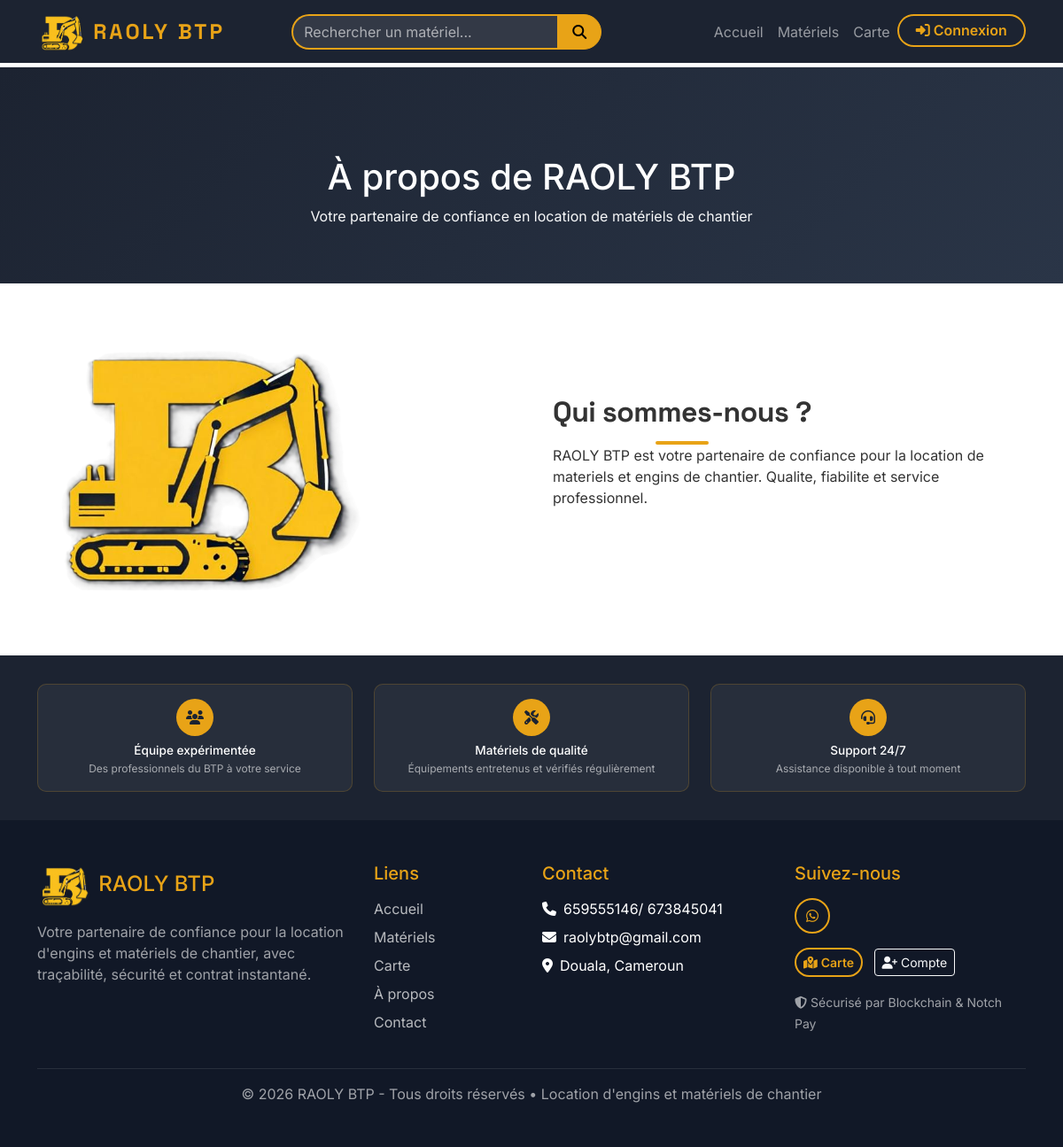
The page /a-propos/ on the database its author committed.
### core/models.py (models this page shows, shortened)
class SiteInfo(models.Model):
    company_name = models.CharField(max_length=200, default='RAOLY BTP')
    slogan = models.CharField(max_length=300, blank=True)
    phone = models.CharField(max_length=20, blank=True)
    email = models.EmailField(blank=True)
    address = models.TextField(blank=True)
    about_text = models.TextField(blank=True)
    facebook = models.URLField(blank=True)
    instagram = models.URLField(blank=True)
    twitter = models.URLField(blank=True)
    whatsapp = models.CharField(max_length=20, blank=True)
    google_verification_filename = models.CharField(
        max_length=120,
        blank=True,
        help_text='Ex. google2c82be27c4a4a6e2.html (tel que fourni par Google).',
    )
    google_verification_file_content = models.CharField(
        max_length=500,
        blank=True,
        help_text='Une seule ligne, identique au fichier téléchargé depuis Google.',
    )
    class Meta:
        verbose_name = "Informations du site"
        verbose_name_plural = "Informations du site"

### core/views.py (the view)
# urls.py: path('a-propos/', views.about, name='about'),
def about(request):
    site_info = SiteInfo.objects.first()
    return render(request, 'core/about.html', {'site_info': site_info})

### accounts/context_processors.py (called while the page is built)
def kyc_rental_gate(request):
    if request.user.is_authenticated:
        return {
            'user_can_rent': user_can_rent(request.user),
            'user_kyc_status': getattr(request.user, 'kyc_status', ''),
        }
    return {'user_can_rent': False, 'user_kyc_status': ''}

### core/context_processors.py (called while the page is built)
def site_info(request):
    info = SiteInfo.objects.first()
    cart_count = 0
    unread_notifications = 0
    if request.user.is_authenticated:
        from cart.models import CartItem
        cart_count = CartItem.objects.filter(user=request.user).count()
        from accounts.models import Notification
        unread_notifications = Notification.objects.filter(user=request.user, is_read=False).count()
    return {
        'site_info': info,
        'cart_count': cart_count,
        'unread_notifications': unread_notifications,
    }

### templates/core/about.html (shortened to what this page needs)
{% extends 'base.html' %}
{% load static %}
{% block content %}
<div class="page-header py-5">
    <div class="container text-center">
        <h1 class="text-white">À propos de RAOLY BTP</h1>
        <p class="text-light">Votre partenaire de confiance en location de matériels de chantier</p>
    </div>
</div>
<div class="container py-5">
    <div class="row g-5 align-items-center">
        <div class="col-lg-6">
            <img src="{% static 'images/logo.png' %}" alt="RAOLY BTP" class="img-fluid" style="max-height:300px;">
        </div>
        <div class="col-lg-6">
            <h2 class="section-title">Qui sommes-nous ?</h2>
            {% if site_info and site_info.about_text %}
            <p>{{ site_info.about_text }}</p>
            {% endif %}
        </div>
    </div>
</div>
<section class="py-5 features-section mt-4">
    <div class="container">
        <div class="row g-4 text-center">
            <div class="col-md-4">
                <div class="feature-card text-center">
                    <div class="feature-icon"><i class="fas fa-users"></i></div>
                    <h5>Équipe expérimentée</h5>
                    <p>Des professionnels du BTP à votre service</p>
                </div>
            </div>
            <div class="col-md-4">
                <div class="feature-card text-center">
                    <div class="feature-icon"><i class="fas fa-tools"></i></div>
                    <h5>Matériels de qualité</h5>
                    <p>Équipements entretenus et vérifiés régulièrement</p>
                </div>
            </div>
            <div class="col-md-4">
                <div class="feature-card text-center">
                    <div class="feature-icon"><i class="fas fa-headset"></i></div>
                    <h5>Support 24/7</h5>
                    <p>Assistance disponible à tout moment</p>
                </div>
            </div>
        </div>
    </div>
</section>
{% endblock %}

### templates/base.html (shortened to what this page needs)
{% load static %}
{% load humanize %}
<!DOCTYPE html>
<html lang="fr">
<head>
    <link href="https://cdn.jsdelivr.net/npm/bootstrap@5.3.2/dist/css/bootstrap.min.css" rel="stylesheet">
    <link href="https://cdnjs.cloudflare.com/ajax/libs/font-awesome/6.5.0/css/all.min.css" rel="stylesheet">
    <link href="https://cdn.jsdelivr.net/npm/flatpickr/dist/flatpickr.min.css" rel="stylesheet">
    <link rel="stylesheet" href="https://unpkg.com/leaflet@1.9.4/dist/leaflet.css" />
    <link href="{% static 'css/style.css' %}" rel="stylesheet">
</head>
<body>
    <nav class="navbar navbar-expand-lg navbar-dark bg-dark-nav fixed-top">
        <div class="container">
            <a class="navbar-brand d-flex align-items-center" href="{% url 'core:home' %}">
                <img src="{% static 'images/logo.png' %}" alt="RAOLY BTP" height="45" class="me-2">
                <span class="brand-text">RAOLY BTP</span>
            </a>
            <div class="collapse navbar-collapse" id="mainNav">
                <form class="d-flex mx-auto search-form" action="{% url 'equipment:list' %}" method="GET">
                    <div class="input-group">
                        <input type="text" class="form-control" name="q" placeholder="Rechercher un matériel..." value="{{ query|default:'' }}">
                        <button class="btn btn-primary-gold" type="submit"><i class="fas fa-search"></i></button>
                    </div>
                </form>
                <ul class="navbar-nav ms-auto">
                    <li class="nav-item"><a class="nav-link" href="{% url 'core:home' %}">Accueil</a></li>
                    <li class="nav-item"><a class="nav-link" href="{% url 'equipment:list' %}">Matériels</a></li>
                    <li class="nav-item"><a class="nav-link" href="{% url 'equipment:map' %}">Carte</a></li>
                    {% if user.is_authenticated %}
                    <li class="nav-item">
                        <a class="nav-link position-relative" href="{% url 'cart:view' %}">
                            <i class="fas fa-shopping-cart"></i>
                            {% if cart_count > 0 %}
                            <span class="badge bg-danger badge-cart">{{ cart_count }}</span>
                            {% endif %}
                        </a>
                    </li>
                    <li class="nav-item dropdown">
                        <a class="nav-link dropdown-toggle" href="#" role="button" data-bs-toggle="dropdown">
                            <i class="fas fa-user-circle"></i>
                            {% if unread_notifications > 0 %}
                            <span class="badge bg-danger badge-notif">{{ unread_notifications }}</span>
                            {% endif %}
                        </a>
                        <ul class="dropdown-menu dropdown-menu-end dropdown-dark">
                            <li><a class="dropdown-item" href="{% url 'accounts:dashboard' %}"><i class="fas fa-tachometer-alt me-2"></i>Tableau de bord</a></li>
                            <li><a class="dropdown-item" href="{% url 'accounts:reservations' %}"><i class="fas fa-calendar-check me-2"></i>Mes réservations</a></li>
                            <li><a class="dropdown-item" href="{% url 'accounts:notifications' %}">
                                <i class="fas fa-bell me-2"></i>Notifications
                                {% if unread_notifications > 0 %}<span class="badge bg-danger ms-1">{{ unread_notifications }}</span>{% endif %}
                            </a></li>
                            <li><a class="dropdown-item" href="{% url 'accounts:profile' %}"><i class="fas fa-user-edit me-2"></i>Profil</a></li>
                            {% if not user_can_rent %}
                            <li><a class="dropdown-item" href="{% url 'accounts:kyc' %}"><i class="fas fa-id-card me-2"></i>KYC / Identité</a></li>
                            {% endif %}
                            <li><hr class="dropdown-divider"></li>
                            <li><a class="dropdown-item" href="{% url 'accounts:logout' %}"><i class="fas fa-sign-out-alt me-2"></i>Déconnexion</a></li>
                        </ul>
                    </li>
                    {% else %}
                    <li class="nav-item"><a class="nav-link btn-login-nav" href="{% url 'accounts:login' %}"><i class="fas fa-sign-in-alt me-1"></i>Connexion</a></li>
                    {% endif %}
                </ul>
            </div>
        </div>
    </nav>
    <main {% block main_attrs %}style="margin-top: 76px;"{% endblock %}>
        {% block content %}{% endblock %}
    </main>
    {% block site_footer %}
    <footer class="footer-dark py-5">
        <div class="container">
            <div class="row g-4">
                <div class="col-lg-4">
                    <div class="d-flex align-items-center mb-3">
                        <img src="{% static 'images/logo.png' %}" alt="RAOLY BTP" height="50" class="me-2">
                        <h4 class="text-gold mb-0">RAOLY BTP</h4>
                    </div>
                    <p class="text-light-muted mb-3">Votre partenaire de confiance pour la location d'engins et matériels de chantier, avec traçabilité, sécurité et contrat instantané.</p>
                </div>
                <div class="col-lg-2">
                    <h5 class="text-gold mb-3">Liens</h5>
                    <ul class="list-unstyled footer-links">
                        <li><a href="{% url 'core:home' %}">Accueil</a></li>
                        <li><a href="{% url 'equipment:list' %}">Matériels</a></li>
                        <li><a href="{% url 'equipment:map' %}">Carte</a></li>
                        <li><a href="{% url 'core:about' %}">À propos</a></li>
                        <li><a href="{% url 'core:contact' %}">Contact</a></li>
                    </ul>
                </div>
                <div class="col-lg-3">
                    <h5 class="text-gold mb-3">Contact</h5>
                    <ul class="list-unstyled footer-links">
                        {% if site_info %}
                        {% if site_info.phone %}<li><i class="fas fa-phone me-2"></i>{{ site_info.phone }}</li>{% endif %}
                        {% if site_info.email %}<li><i class="fas fa-envelope me-2"></i>{{ site_info.email }}</li>{% endif %}
                        {% if site_info.address %}<li><i class="fas fa-map-marker-alt me-2"></i>{{ site_info.address }}</li>{% endif %}
                        {% endif %}
                    </ul>
                </div>
                <div class="col-lg-3">
                    <h5 class="text-gold mb-3">Suivez-nous</h5>
                    <div class="social-links">
                        {% if site_info.whatsapp %}<a href="https://wa.me/{{ site_info.whatsapp }}" class="social-link"><i class="fab fa-whatsapp"></i></a>{% endif %}
                    </div>
                    <div class="mt-3 footer-quick-actions">
                        <a href="{% url 'equipment:map' %}" class="btn btn-sm btn-outline-gold me-2 mb-2">
                            <i class="fas fa-map-marked-alt me-1"></i>Carte
                        </a>
                        <a href="{% url 'accounts:register' %}" class="btn btn-sm btn-outline-light mb-2">
                            <i class="fas fa-user-plus me-1"></i>Compte
                        </a>
                    </div>
                    <div class="mt-2">
                        <small class="text-light-muted"><i class="fas fa-shield-alt me-1"></i>Sécurisé par Blockchain & Notch Pay</small>
                    </div>
                </div>
            </div>
            <hr class="border-secondary mt-4">
            <p class="text-center text-light-muted mb-0">&copy; {% now "Y" %} RAOLY BTP - Tous droits réservés • Location d'engins et matériels de chantier</p>
        </div>
    </footer>
    {% endblock %}
</body>
</html>

### static/css/style.css (style rules this page uses)
:root { --gold: #E8A317; --gold-light: #F5C518; --gold-dark: #C78B0A; --navy: #1C2331; --navy-light: #2A3547; --navy-dark: #111827; --bg-light: #F8F9FA; }
* { scroll-behavior: smooth; }
body { font-family: 'Inter', 'Segoe UI', system-ui, -apple-system, sans-serif; color: #333; -webkit-font-smoothing: antialiased; -moz-osx-font-smoothing: grayscale; }
.bg-dark-nav { background: var(--navy) !important; }
.navbar { padding: 0.5rem 0; transition: all 0.3s; }
.navbar .navbar-brand { transition: transform 0.25s ease, filter 0.25s ease, opacity 0.25s ease; }
.navbar-nav > .nav-item > .nav-link { border-radius: 10px; transition: color 0.25s ease, background-color 0.25s ease, transform 0.2s ease; }
.navbar-nav .nav-link.btn-login-nav { transition: transform 0.2s ease, box-shadow 0.25s ease, background-color 0.25s ease, color 0.25s ease; }
.brand-text { font-family: 'Space Grotesk', 'Inter', sans-serif; font-size: 1.5rem; font-weight: 700; color: var(--gold); letter-spacing: 3px; text-transform: uppercase; }
.search-form { max-width: 350px; width: 100%; }
.search-form .form-control { border: 2px solid var(--gold); border-right: none; border-radius: 25px 0 0 25px; background: rgba(255,255,255,0.1); color: #fff; }
.search-form .form-control::placeholder { color: rgba(255,255,255,0.6); }
.btn-primary-gold { background: var(--gold); border-color: var(--gold); color: #000; font-weight: 600; border-radius: 25px; transition: all 0.3s; }
.search-form .btn-primary-gold { border-radius: 0 25px 25px 0; padding: 0.375rem 1rem; }
.btn-outline-gold { border: 2px solid var(--gold); color: var(--gold); font-weight: 600; border-radius: 25px; transition: all 0.3s; }
.btn-login-nav { border: 2px solid var(--gold) !important; border-radius: 25px !important; padding: 0.3rem 1.2rem !important; color: var(--gold) !important; font-weight: 600; }
.features-section { background: var(--navy); padding: 2rem 0 !important; }
.feature-card { padding: 1rem 0.8rem; border-radius: 10px; background: rgba(255,255,255,0.05); height: 100%; border: 1px solid rgba(232,163,23,0.2); color: #fff; transition: all 0.3s; }
.feature-card h5 { font-size: 0.85rem; margin-bottom: 0.2rem; color: #fff; }
.feature-card p { font-size: 0.75rem; margin-bottom: 0; color: rgba(255,255,255,0.6); }
.feature-icon { width: 42px; height: 42px; border-radius: 50%; background: var(--gold); display: flex; align-items: center; justify-content: center; margin: 0 auto 0.5rem; font-size: 1rem; color: var(--navy); }
.section-title { font-family: 'Space Grotesk', 'Inter', sans-serif; position: relative; display: inline-block; font-weight: 700; letter-spacing: -0.5px; }
.section-title::after { content: ''; position: absolute; bottom: -8px; left: 50%; transform: translateX(-50%); width: 60px; height: 4px; background: var(--gold); border-radius: 2px; }
h2.section-title { padding-bottom: 10px; }
.page-header { background: linear-gradient(135deg, var(--navy), var(--navy-light)); padding-top: 100px !important; }
.footer-dark { background: var(--navy-dark); color: #fff; }
.text-gold { color: var(--gold) !important; }
.text-light-muted { color: rgba(255,255,255,0.6); }
.footer-links li { margin-bottom: 0.5rem; }
.footer-links a { color: rgba(255,255,255,0.7); text-decoration: none; transition: color 0.2s; }
.social-links { display: flex; gap: 0.8rem; }
.social-link { width: 40px; height: 40px; border-radius: 50%; border: 2px solid var(--gold); display: flex; align-items: center; justify-content: center; color: var(--gold); text-decoration: none; transition: all 0.3s; }

### rows shown on the page
SiteInfo: about_text "RAOLY BTP est votre partenaire de confiance pour la location de materiels et engins de chantier. Qualite, fiabilite et service professionnel.", phone "659555146/ 673845041", email "raolybtp@gmail.com", address "Douala, Cameroun"
